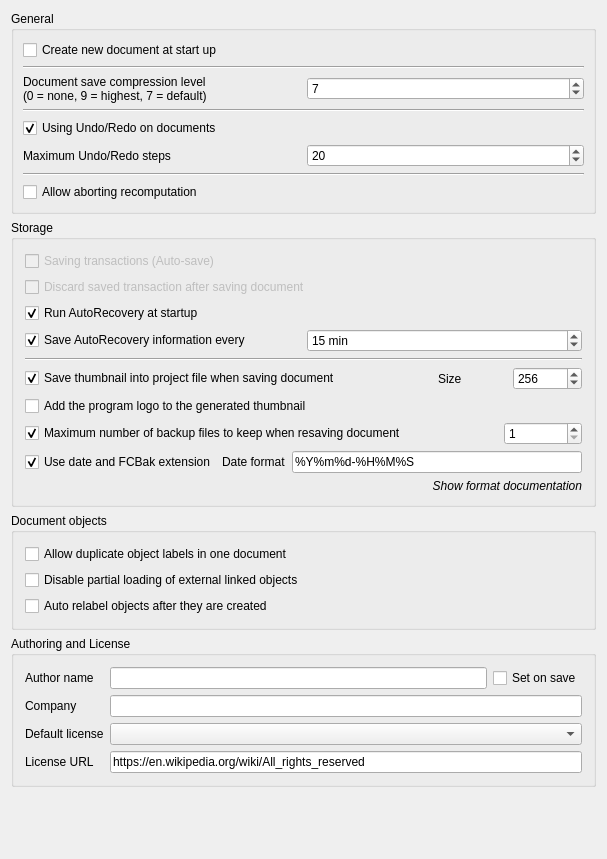
<?xml version="1.0" encoding="UTF-8"?>
<ui version="4.0">
 <class>Gui::Dialog::DlgSettingsDocument</class>
 <widget class="QWidget" name="Gui::Dialog::DlgSettingsDocument">
  <property name="geometry">
   <rect>
    <x>0</x>
    <y>0</y>
    <width>607</width>
    <height>859</height>
   </rect>
  </property>
  <property name="windowTitle">
   <string>Document</string>
  </property>
  <layout class="QGridLayout" name="gridLayout_3">
   <item row="0" column="0">
    <widget class="QGroupBox" name="GroupBox5">
     <property name="title">
      <string>General</string>
     </property>
     <layout class="QGridLayout" name="gridLayout_4">
      <property name="leftMargin">
       <number>9</number>
      </property>
      <property name="topMargin">
       <number>9</number>
      </property>
      <property name="rightMargin">
       <number>9</number>
      </property>
      <property name="bottomMargin">
       <number>9</number>
      </property>
      <property name="spacing">
       <number>6</number>
      </property>
      <item row="0" column="0">
       <widget class="Gui::PrefCheckBox" name="prefCheckNewDoc">
        <property name="toolTip">
         <string>The application will create a new document when started</string>
        </property>
        <property name="text">
         <string>Create new document at start up</string>
        </property>
        <property name="checked">
         <bool>false</bool>
        </property>
        <property name="prefEntry" stdset="0">
         <cstring>CreateNewDoc</cstring>
        </property>
        <property name="prefPath" stdset="0">
         <cstring>Document</cstring>
        </property>
       </widget>
      </item>
      <item row="1" column="0">
       <widget class="Line" name="line1">
        <property name="frameShape">
         <enum>QFrame::HLine</enum>
        </property>
        <property name="frameShadow">
         <enum>QFrame::Sunken</enum>
        </property>
        <property name="orientation">
         <enum>Qt::Horizontal</enum>
        </property>
       </widget>
      </item>
      <item row="2" column="0">
       <layout class="QHBoxLayout">
        <property name="spacing">
         <number>6</number>
        </property>
        <property name="leftMargin">
         <number>0</number>
        </property>
        <property name="topMargin">
         <number>0</number>
        </property>
        <property name="rightMargin">
         <number>0</number>
        </property>
        <property name="bottomMargin">
         <number>0</number>
        </property>
        <item>
         <widget class="QLabel" name="textLabel1">
          <property name="text">
           <string>Document save compression level
(0 = none, 9 = highest, 7 = default)</string>
          </property>
         </widget>
        </item>
        <item>
         <widget class="Gui::PrefSpinBox" name="prefCompression">
          <property name="toolTip">
           <string>Compression level for FCStd files</string>
          </property>
          <property name="value">
           <number>7</number>
          </property>
          <property name="prefEntry" stdset="0">
           <cstring>CompressionLevel</cstring>
          </property>
          <property name="prefPath" stdset="0">
           <cstring>Document</cstring>
          </property>
         </widget>
        </item>
       </layout>
      </item>
      <item row="3" column="0">
       <widget class="Line" name="line1_2">
        <property name="frameShape">
         <enum>QFrame::HLine</enum>
        </property>
        <property name="frameShadow">
         <enum>QFrame::Sunken</enum>
        </property>
        <property name="orientation">
         <enum>Qt::Horizontal</enum>
        </property>
       </widget>
      </item>
      <item row="4" column="0">
       <widget class="Gui::PrefCheckBox" name="prefUndoRedo">
        <property name="toolTip">
         <string>All changes in documents are stored so that they can be undone/redone</string>
        </property>
        <property name="text">
         <string>Using Undo/Redo on documents</string>
        </property>
        <property name="checked">
         <bool>true</bool>
        </property>
        <property name="prefEntry" stdset="0">
         <cstring>UsingUndo</cstring>
        </property>
        <property name="prefPath" stdset="0">
         <cstring>Document</cstring>
        </property>
       </widget>
      </item>
      <item row="5" column="0">
       <layout class="QHBoxLayout">
        <property name="spacing">
         <number>6</number>
        </property>
        <property name="leftMargin">
         <number>0</number>
        </property>
        <property name="topMargin">
         <number>0</number>
        </property>
        <property name="rightMargin">
         <number>0</number>
        </property>
        <property name="bottomMargin">
         <number>0</number>
        </property>
        <item>
         <widget class="QLabel" name="textLabel1_2">
          <property name="text">
           <string>Maximum Undo/Redo steps</string>
          </property>
         </widget>
        </item>
        <item>
         <widget class="Gui::PrefSpinBox" name="prefUndoRedoSize">
          <property name="toolTip">
           <string>How many Undo/Redo steps should be recorded</string>
          </property>
          <property name="value">
           <number>20</number>
          </property>
          <property name="prefEntry" stdset="0">
           <cstring>MaxUndoSize</cstring>
          </property>
          <property name="prefPath" stdset="0">
           <cstring>Document</cstring>
          </property>
         </widget>
        </item>
       </layout>
      </item>
      <item row="6" column="0">
       <widget class="Line" name="line">
        <property name="orientation">
         <enum>Qt::Horizontal</enum>
        </property>
       </widget>
      </item>
      <item row="7" column="0">
       <widget class="Gui::PrefCheckBox" name="prefCanAbortRecompute">
        <property name="toolTip">
         <string>Allow user aborting document recomputation by pressing ESC.
This feature may slightly increase recomputation time.</string>
        </property>
        <property name="text">
         <string>Allow aborting recomputation</string>
        </property>
        <property name="prefEntry" stdset="0">
         <cstring>CanAbortRecompute</cstring>
        </property>
        <property name="prefPath" stdset="0">
         <cstring>Document</cstring>
        </property>
       </widget>
      </item>
     </layout>
    </widget>
   </item>
   <item row="1" column="0">
    <widget class="QGroupBox" name="groupBox">
     <property name="title">
      <string>Storage</string>
     </property>
     <layout class="QGridLayout" name="gridLayout_2">
      <item row="9" column="0">
       <widget class="QLabel" name="FormatTimeDocsLabel">
        <property name="font">
         <font>
          <italic>true</italic>
         </font>
        </property>
        <property name="text">
         <string>Show format documentation</string>
        </property>
        <property name="alignment">
         <set>Qt::AlignRight|Qt::AlignTrailing|Qt::AlignVCenter</set>
        </property>
        <property name="openExternalLinks">
         <bool>true</bool>
        </property>
       </widget>
      </item>
      <item row="1" column="0">
       <widget class="Gui::PrefCheckBox" name="prefDiscardTransaction">
        <property name="enabled">
         <bool>false</bool>
        </property>
        <property name="text">
         <string>Discard saved transaction after saving document</string>
        </property>
        <property name="prefEntry" stdset="0">
         <cstring>TransactionsDiscard</cstring>
        </property>
        <property name="prefPath" stdset="0">
         <cstring>Document</cstring>
        </property>
       </widget>
      </item>
      <item row="4" column="0">
       <widget class="Line" name="line1_2_3">
        <property name="frameShape">
         <enum>QFrame::HLine</enum>
        </property>
        <property name="frameShadow">
         <enum>QFrame::Sunken</enum>
        </property>
        <property name="orientation">
         <enum>Qt::Horizontal</enum>
        </property>
       </widget>
      </item>
      <item row="5" column="0">
       <layout class="QHBoxLayout" name="horizontalLayout_3">
        <property name="leftMargin">
         <number>0</number>
        </property>
        <property name="topMargin">
         <number>0</number>
        </property>
        <item>
         <widget class="Gui::PrefCheckBox" name="prefSaveThumbnail">
          <property name="toolTip">
           <string>A thumbnail will be stored when document is saved</string>
          </property>
          <property name="text">
           <string>Save thumbnail into project file when saving document</string>
          </property>
          <property name="checked">
           <bool>true</bool>
          </property>
          <property name="prefEntry" stdset="0">
           <cstring>SaveThumbnail</cstring>
          </property>
          <property name="prefPath" stdset="0">
           <cstring>Document</cstring>
          </property>
         </widget>
        </item>
        <item>
         <spacer>
          <property name="orientation">
           <enum>Qt::Horizontal</enum>
          </property>
          <property name="sizeType">
           <enum>QSizePolicy::Maximum</enum>
          </property>
          <property name="sizeHint" stdset="0">
           <size>
            <width>91</width>
            <height>20</height>
           </size>
          </property>
         </spacer>
        </item>
        <item>
         <widget class="QLabel" name="label_6">
          <property name="text">
           <string>Size</string>
          </property>
         </widget>
        </item>
        <item>
         <widget class="Gui::PrefSpinBox" name="prefThumbnailSize">
          <property name="toolTip">
           <string>Sets the size of the thumbnail that is stored in the document.
Common sizes are 128, 256 and 512</string>
          </property>
          <property name="minimum">
           <number>64</number>
          </property>
          <property name="maximum">
           <number>512</number>
          </property>
          <property name="value">
           <number>256</number>
          </property>
          <property name="prefEntry" stdset="0">
           <cstring>ThumbnailSize</cstring>
          </property>
          <property name="prefPath" stdset="0">
           <cstring>Document</cstring>
          </property>
         </widget>
        </item>
       </layout>
      </item>
      <item row="7" column="0">
       <layout class="QHBoxLayout">
        <property name="spacing">
         <number>6</number>
        </property>
        <property name="leftMargin">
         <number>0</number>
        </property>
        <property name="topMargin">
         <number>0</number>
        </property>
        <property name="rightMargin">
         <number>0</number>
        </property>
        <property name="bottomMargin">
         <number>0</number>
        </property>
        <item>
         <widget class="Gui::PrefCheckBox" name="prefSaveBackupFiles">
          <property name="toolTip">
           <string>How many backup files will be kept when saving document</string>
          </property>
          <property name="text">
           <string>Maximum number of backup files to keep when resaving document</string>
          </property>
          <property name="checked">
           <bool>true</bool>
          </property>
          <property name="prefEntry" stdset="0">
           <cstring>CreateBackupFiles</cstring>
          </property>
          <property name="prefPath" stdset="0">
           <cstring>Document</cstring>
          </property>
         </widget>
        </item>
        <item>
         <spacer>
          <property name="orientation">
           <enum>Qt::Horizontal</enum>
          </property>
          <property name="sizeType">
           <enum>QSizePolicy::Maximum</enum>
          </property>
          <property name="sizeHint" stdset="0">
           <size>
            <width>91</width>
            <height>20</height>
           </size>
          </property>
         </spacer>
        </item>
        <item>
         <widget class="Gui::PrefSpinBox" name="prefCountBackupFiles">
          <property name="minimum">
           <number>1</number>
          </property>
          <property name="prefEntry" stdset="0">
           <cstring>CountBackupFiles</cstring>
          </property>
          <property name="prefPath" stdset="0">
           <cstring>Document</cstring>
          </property>
         </widget>
        </item>
       </layout>
      </item>
      <item row="2" column="0">
       <widget class="Gui::PrefCheckBox" name="prefRecovery">
        <property name="toolTip">
         <string>If there is a recovery file available the application will
automatically run a file recovery when it is started.</string>
        </property>
        <property name="text">
         <string>Run AutoRecovery at startup</string>
        </property>
        <property name="checked">
         <bool>true</bool>
        </property>
        <property name="prefEntry" stdset="0">
         <cstring>RecoveryEnabled</cstring>
        </property>
        <property name="prefPath" stdset="0">
         <cstring>Document</cstring>
        </property>
       </widget>
      </item>
      <item row="0" column="0">
       <widget class="Gui::PrefCheckBox" name="prefSaveTransaction">
        <property name="enabled">
         <bool>false</bool>
        </property>
        <property name="text">
         <string>Saving transactions (Auto-save)</string>
        </property>
        <property name="prefEntry" stdset="0">
         <cstring>SaveTransactions</cstring>
        </property>
        <property name="prefPath" stdset="0">
         <cstring>Document</cstring>
        </property>
       </widget>
      </item>
      <item row="6" column="0">
       <widget class="Gui::PrefCheckBox" name="prefAddLogo">
        <property name="toolTip">
         <string>The program logo will be added to the thumbnail</string>
        </property>
        <property name="text">
         <string>Add the program logo to the generated thumbnail</string>
        </property>
        <property name="checked">
         <bool>false</bool>
        </property>
        <property name="prefEntry" stdset="0">
         <cstring>AddThumbnailLogo</cstring>
        </property>
        <property name="prefPath" stdset="0">
         <cstring>Document</cstring>
        </property>
       </widget>
      </item>
      <item row="3" column="0">
       <layout class="QHBoxLayout" name="horizontalLayout">
        <item>
         <widget class="Gui::PrefCheckBox" name="prefAutoSaveEnabled">
          <property name="toolTip">
           <string>How often a recovery file is written</string>
          </property>
          <property name="text">
           <string>Save AutoRecovery information every</string>
          </property>
          <property name="checked">
           <bool>true</bool>
          </property>
          <property name="prefEntry" stdset="0">
           <cstring>AutoSaveEnabled</cstring>
          </property>
          <property name="prefPath" stdset="0">
           <cstring>Document</cstring>
          </property>
         </widget>
        </item>
        <item>
         <widget class="Gui::PrefSpinBox" name="prefAutoSaveTimeout">
          <property name="suffix">
           <string notr="true"> min</string>
          </property>
          <property name="minimum">
           <number>1</number>
          </property>
          <property name="maximum">
           <number>60</number>
          </property>
          <property name="value">
           <number>15</number>
          </property>
          <property name="prefEntry" stdset="0">
           <cstring>AutoSaveTimeout</cstring>
          </property>
          <property name="prefPath" stdset="0">
           <cstring>Document</cstring>
          </property>
         </widget>
        </item>
       </layout>
      </item>
      <item row="8" column="0">
       <layout class="QHBoxLayout">
        <property name="spacing">
         <number>6</number>
        </property>
        <property name="leftMargin">
         <number>0</number>
        </property>
        <property name="topMargin">
         <number>0</number>
        </property>
        <property name="rightMargin">
         <number>0</number>
        </property>
        <property name="bottomMargin">
         <number>0</number>
        </property>
        <item>
         <widget class="Gui::PrefCheckBox" name="prefSaveBackupExtension">
          <property name="toolTip">
           <string>Backup files will get extension '.FCbak' and file names
get date suffix according to the specified format</string>
          </property>
          <property name="text">
           <string>Use date and FCBak extension</string>
          </property>
          <property name="checked">
           <bool>true</bool>
          </property>
          <property name="prefEntry" stdset="0">
           <cstring>UseFCBakExtension</cstring>
          </property>
          <property name="prefPath" stdset="0">
           <cstring>Document</cstring>
          </property>
         </widget>
        </item>
        <item>
         <widget class="QLabel" name="label_5">
          <property name="text">
           <string>Date format</string>
          </property>
         </widget>
        </item>
        <item>
         <widget class="Gui::PrefLineEdit" name="prefSaveBackupDateFormat">
          <property name="text">
           <string notr="true">%Y%m%d-%H%M%S</string>
          </property>
          <property name="prefEntry" stdset="0">
           <cstring>SaveBackupDateFormat</cstring>
          </property>
          <property name="prefPath" stdset="0">
           <cstring>Document</cstring>
          </property>
         </widget>
        </item>
       </layout>
      </item>
     </layout>
    </widget>
   </item>
   <item row="2" column="0">
    <widget class="QGroupBox" name="groupBox_2">
     <property name="title">
      <string>Document objects</string>
     </property>
     <layout class="QGridLayout" name="gridLayout">
      <item row="0" column="0">
       <widget class="Gui::PrefCheckBox" name="prefDuplicateLabel">
        <property name="toolTip">
         <string>Allow objects to have same label</string>
        </property>
        <property name="text">
         <string>Allow duplicate object labels in one document</string>
        </property>
        <property name="prefEntry" stdset="0">
         <cstring>DuplicateLabels</cstring>
        </property>
        <property name="prefPath" stdset="0">
         <cstring>Document</cstring>
        </property>
       </widget>
      </item>
      <item row="1" column="0">
       <widget class="Gui::PrefCheckBox" name="prefPartialLoading">
        <property name="toolTip">
         <string>Enable partial loading of external linked documents.
Then only referenced objects and their dependencies will be loaded
when a linked document is auto-opened together with the main document.
A partially loaded document cannot be edited. Double click the document
icon in the tree view to fully reload it.</string>
        </property>
        <property name="text">
         <string>Disable partial loading of external linked objects</string>
        </property>
        <property name="prefEntry" stdset="0">
         <cstring>NoPartialLoading</cstring>
        </property>
        <property name="prefPath" stdset="0">
         <cstring>Document</cstring>
        </property>
       </widget>
      </item>
      <item row="2" column="0">
       <widget class="Gui::PrefCheckBox" name="prefTreeAutoRelabel">
        <property name="toolTip">
         <string>After a new top-level object is created, its tree label is automatically put into edit mode to quickly perform a rename (F2)</string>
        </property>
        <property name="text">
         <string>Auto relabel objects after they are created</string>
        </property>
        <property name="prefEntry" stdset="0">
         <cstring>AutoRelabelNew</cstring>
        </property>
        <property name="prefPath" stdset="0">
         <cstring>TreeView</cstring>
        </property>
       </widget>
      </item>
     </layout>
    </widget>
   </item>
   <item row="3" column="0">
    <widget class="QGroupBox" name="groupBox_3">
     <property name="title">
      <string>Authoring and License</string>
     </property>
     <layout class="QGridLayout" name="gridLayout_5">
      <item row="0" column="0">
       <widget class="QLabel" name="label_3">
        <property name="text">
         <string>Author name</string>
        </property>
       </widget>
      </item>
      <item row="0" column="1">
       <widget class="Gui::PrefLineEdit" name="prefAuthor">
        <property name="toolTip">
         <string>All documents that will be created will get the specified author name.
Keep blank for anonymous.
You can also use the form: John Doe &lt;john@doe.com&gt;</string>
        </property>
        <property name="prefEntry" stdset="0">
         <cstring>prefAuthor</cstring>
        </property>
        <property name="prefPath" stdset="0">
         <cstring>Document</cstring>
        </property>
       </widget>
      </item>
      <item row="0" column="2">
       <widget class="Gui::PrefCheckBox" name="prefSetAuthorOnSave">
        <property name="toolTip">
         <string>The field 'Last modified by' will be set to specified author when saving the file</string>
        </property>
        <property name="text">
         <string>Set on save</string>
        </property>
        <property name="prefEntry" stdset="0">
         <cstring>prefSetAuthorOnSave</cstring>
        </property>
        <property name="prefPath" stdset="0">
         <cstring>Document</cstring>
        </property>
       </widget>
      </item>
      <item row="1" column="0">
       <widget class="QLabel" name="label_4">
        <property name="text">
         <string>Company</string>
        </property>
       </widget>
      </item>
      <item row="1" column="1" colspan="2">
       <widget class="Gui::PrefLineEdit" name="prefCompany">
        <property name="toolTip">
         <string>Default company name to use for new files</string>
        </property>
        <property name="prefEntry" stdset="0">
         <cstring>prefCompany</cstring>
        </property>
        <property name="prefPath" stdset="0">
         <cstring>Document</cstring>
        </property>
       </widget>
      </item>
      <item row="2" column="0">
       <widget class="QLabel" name="label">
        <property name="text">
         <string>Default license</string>
        </property>
       </widget>
      </item>
      <item row="2" column="1" colspan="2">
       <widget class="Gui::PrefComboBox" name="prefLicenseType">
        <property name="enabled">
         <bool>true</bool>
        </property>
        <property name="toolTip">
         <string>Default license for new documents</string>
        </property>
        <property name="editable">
         <bool>false</bool>
        </property>
        <property name="prefEntry" stdset="0">
         <cstring>prefLicenseType</cstring>
        </property>
        <property name="prefPath" stdset="0">
         <cstring>Document</cstring>
        </property>
       </widget>
      </item>
      <item row="3" column="0">
       <widget class="QLabel" name="label_2">
        <property name="text">
         <string>License URL</string>
        </property>
       </widget>
      </item>
      <item row="3" column="1" colspan="2">
       <widget class="Gui::PrefLineEdit" name="prefLicenseUrl">
        <property name="toolTip">
         <string>URL describing more about the license</string>
        </property>
        <property name="text">
         <string notr="true">https://en.wikipedia.org/wiki/All_rights_reserved</string>
        </property>
        <property name="readOnly">
         <bool>false</bool>
        </property>
        <property name="prefEntry" stdset="0">
         <cstring>prefLicenseUrl</cstring>
        </property>
        <property name="prefPath" stdset="0">
         <cstring>Document</cstring>
        </property>
       </widget>
      </item>
     </layout>
    </widget>
   </item>
   <item row="4" column="0">
    <spacer>
     <property name="orientation">
      <enum>Qt::Vertical</enum>
     </property>
     <property name="sizeHint" stdset="0">
      <size>
       <width>429</width>
       <height>37</height>
      </size>
     </property>
    </spacer>
   </item>
  </layout>
 </widget>
 <layoutdefault spacing="6" margin="11"/>
 <customwidgets>
  <customwidget>
   <class>Gui::PrefSpinBox</class>
   <extends>QSpinBox</extends>
   <header>Gui/PrefWidgets.h</header>
  </customwidget>
  <customwidget>
   <class>Gui::PrefCheckBox</class>
   <extends>QCheckBox</extends>
   <header>Gui/PrefWidgets.h</header>
  </customwidget>
  <customwidget>
   <class>Gui::PrefComboBox</class>
   <extends>QComboBox</extends>
   <header>Gui/PrefWidgets.h</header>
  </customwidget>
  <customwidget>
   <class>Gui::PrefLineEdit</class>
   <extends>QLineEdit</extends>
   <header>Gui/PrefWidgets.h</header>
  </customwidget>
 </customwidgets>
 <resources/>
 <connections>
  <connection>
   <sender>prefSaveBackupFiles</sender>
   <signal>toggled(bool)</signal>
   <receiver>prefCountBackupFiles</receiver>
   <slot>setEnabled(bool)</slot>
   <hints>
    <hint type="sourcelabel">
     <x>150</x>
     <y>525</y>
    </hint>
    <hint type="destinationlabel">
     <x>584</x>
     <y>527</y>
    </hint>
   </hints>
  </connection>
  <connection>
   <sender>prefAutoSaveEnabled</sender>
   <signal>toggled(bool)</signal>
   <receiver>prefAutoSaveTimeout</receiver>
   <slot>setEnabled(bool)</slot>
   <hints>
    <hint type="sourcelabel">
     <x>218</x>
     <y>385</y>
    </hint>
    <hint type="destinationlabel">
     <x>582</x>
     <y>387</y>
    </hint>
   </hints>
  </connection>
  <connection>
   <sender>prefSaveBackupFiles</sender>
   <signal>toggled(bool)</signal>
   <receiver>prefSaveBackupExtension</receiver>
   <slot>setEnabled(bool)</slot>
   <hints>
    <hint type="sourcelabel">
     <x>280</x>
     <y>525</y>
    </hint>
    <hint type="destinationlabel">
     <x>204</x>
     <y>559</y>
    </hint>
   </hints>
  </connection>
  <connection>
   <sender>prefSaveBackupFiles</sender>
   <signal>toggled(bool)</signal>
   <receiver>prefSaveBackupDateFormat</receiver>
   <slot>setEnabled(bool)</slot>
   <hints>
    <hint type="sourcelabel">
     <x>326</x>
     <y>525</y>
    </hint>
    <hint type="destinationlabel">
     <x>584</x>
     <y>560</y>
    </hint>
   </hints>
  </connection>
  <connection>
   <sender>prefSaveThumbnail</sender>
   <signal>toggled(bool)</signal>
   <receiver>prefThumbnailSize</receiver>
   <slot>setEnabled(bool)</slot>
   <hints>
    <hint type="sourcelabel">
     <x>313</x>
     <y>412</y>
    </hint>
    <hint type="destinationlabel">
     <x>398</x>
     <y>452</y>
    </hint>
   </hints>
  </connection>
 </connections>
</ui>
